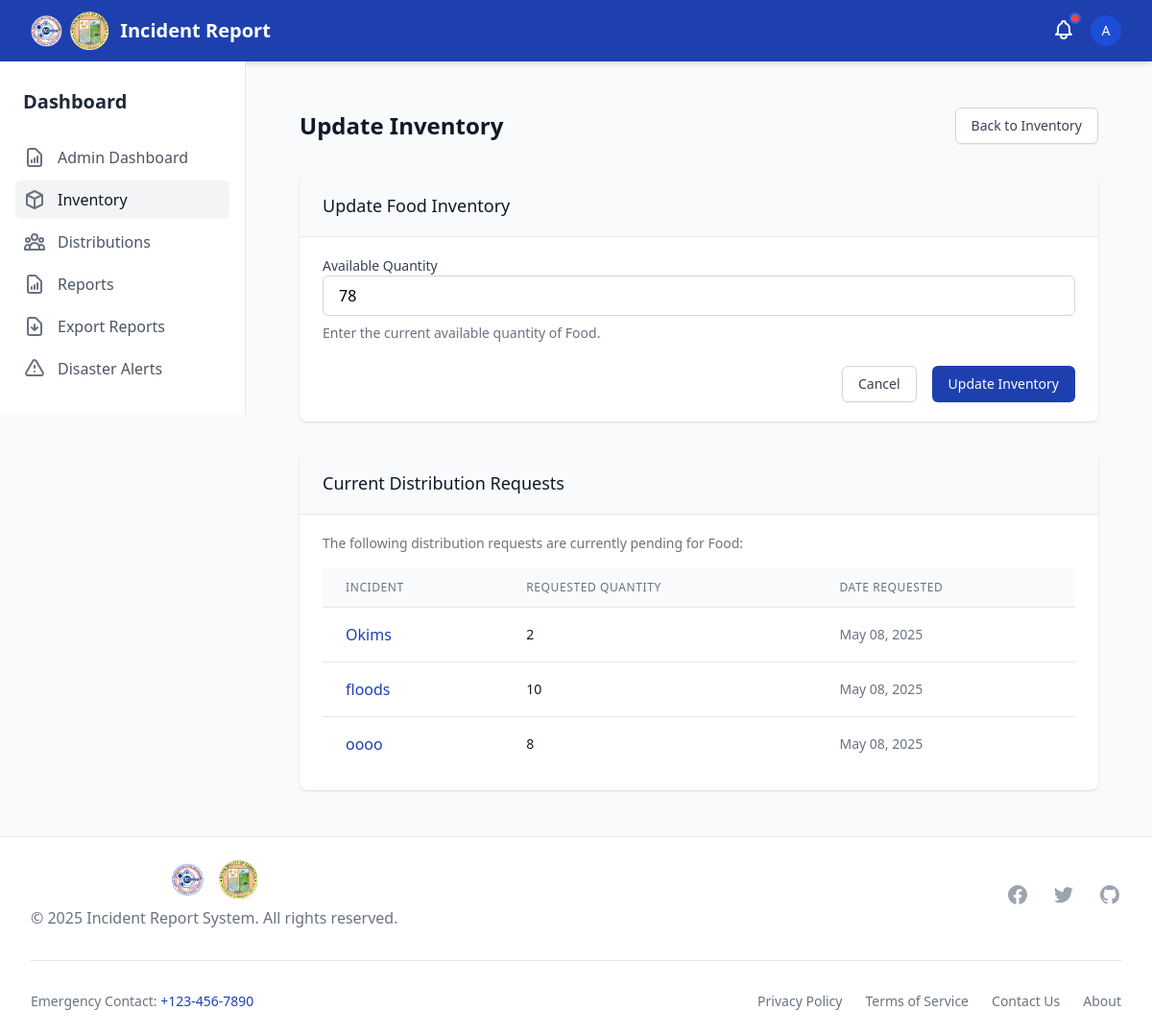
The page /inventory/update/1/ (signed in) on the database its author committed.
### disaster_aid/models.py (models this page shows, shortened)
class Inventory(models.Model):
    item = models.OneToOneField(DistributionType, on_delete=models.CASCADE)
    quantity_available = models.PositiveIntegerField(default=0)

class DistributionType(models.Model):
    name = models.CharField(max_length=100)

class IncidentDistribution(models.Model):
    incident = models.ForeignKey(IncidentReport, on_delete=models.CASCADE)
    distribution_type = models.ForeignKey(DistributionType, on_delete=models.CASCADE)
    quantity_requested = models.PositiveIntegerField()
    quantity_approved = models.PositiveIntegerField(default=0)
    is_fulfilled = models.BooleanField(default=False)

class IncidentReport(models.Model):
    STATUS_CHOICES = (
        ('pending', 'Pending'),
        ('verified', 'Verified'),
        ('denied', 'Denied'),
    )
    reporter = models.ForeignKey(User, on_delete=models.CASCADE)
    title = models.CharField(max_length=255)
    description = models.TextField()
    disaster_type = models.ForeignKey(DisasterType, on_delete=models.SET_NULL, null=True)
    other_disaster_type = models.CharField(max_length=100, blank=True, null=True)
    location = models.CharField(max_length=255, blank=True, null=True)  # Keeping for backward compatibility
    barangay = models.ForeignKey(Barangay, on_delete=models.SET_NULL, null=True, blank=True, related_name='incidents')
    incident_datetime = models.DateTimeField(null=True, blank=True, help_text="When the incident actually occurred")
    date_reported = models.DateTimeField(auto_now_add=True)
    status = models.CharField(max_length=20, choices=STATUS_CHOICES, default='pending')
    is_verified = models.BooleanField(default=False)  # Keeping for backward compatibility
    denial_reason = models.TextField(null=True, blank=True)
    needs_resources = models.BooleanField(default=False)
    photo_1 = models.ImageField(upload_to='incident_photos/', null=True, blank=True)
    photo_2 = models.ImageField(upload_to='incident_photos/', null=True, blank=True)
    photo_3 = models.ImageField(upload_to='incident_photos/', null=True, blank=True)

### disaster_aid/views.py (the view)
# urls.py: path('inventory/update/<int:inventory_id>/', update_inventory, name='update_inventory'),
@login_required
def update_inventory(request, inventory_id):
    if not request.user.is_staff:
        messages.error(request, "You are not authorized to update inventory.")
        return redirect('dashboard')
    inventory = get_object_or_404(Inventory, id=inventory_id)
    if request.method == 'POST':
        form = InventoryForm(request.POST, instance=inventory)
        if form.is_valid():
            form.save()
            messages.success(request, f"Inventory for {inventory.item.name} updated successfully.")
            return redirect('inventory_list')
        else:
            for field, errors in form.errors.items():
                for error in errors:
                    messages.error(request, f"{field}: {error}")
    else:
        form = InventoryForm(instance=inventory)
    pending_distributions = IncidentDistribution.objects.filter(
        distribution_type=inventory.item,
        is_fulfilled=False
    )
    context = {
        'form': form,
        'inventory': inventory,
        'pending_distributions': pending_distributions,
        'has_pending': pending_distributions.exists()
    }
    return render(request, 'inventory/update_inventory.html', context)

### disaster_aid/forms.py
class InventoryForm(forms.ModelForm):
    quantity_available = forms.IntegerField(
        min_value=0,
        widget=forms.NumberInput(
            attrs={
                'class': INPUT_CLASSES,
                'placeholder': 'Available Quantity',
            }
        )
    )
    class Meta:
        model = Inventory
        fields = ['quantity_available']

### templates/inventory/update_inventory.html (shortened to what this page needs)
{% extends 'base.html' %}
{% block content %}
<div class="py-6">
    <div class="max-w-7xl mx-auto px-4 sm:px-6 lg:px-8">
        <div class="flex items-center justify-between">
            <h1 class="text-2xl font-semibold text-gray-900">Update Inventory</h1>
            <div>
                <a href="{% url 'inventory_list' %}" class="inline-flex items-center px-4 py-2 border border-gray-300 shadow-sm text-sm font-medium rounded-md text-gray-700 bg-white hover:bg-gray-50 focus:outline-none focus:ring-2 focus:ring-offset-2 focus:ring-primary">
                    Back to Inventory
                </a>
            </div>
        </div>
        <div class="mt-8 bg-white shadow overflow-hidden sm:rounded-lg">
            <div class="px-4 py-5 sm:px-6 bg-gray-50">
                <h3 class="text-lg leading-6 font-medium text-gray-900">
                    Update {{ inventory.item.name }} Inventory
                </h3>
            </div>
            <div class="border-t border-gray-200 px-4 py-5 sm:px-6">
                <form method="POST" action="{% url 'update_inventory' inventory.id %}">
                    <div class="space-y-6">
                        <div>
                            <label for="{{ form.quantity_available.id_for_label }}" class="block text-sm font-medium text-gray-700">
                                Available Quantity
                            </label>
                            {{ form.quantity_available }}
                            <p class="mt-2 text-sm text-gray-500">
                                Enter the current available quantity of {{ inventory.item.name }}.
                            </p>
                        </div>
                        <div class="flex justify-end">
                            <a href="{% url 'inventory_list' %}" class="mr-4 inline-flex justify-center py-2 px-4 border border-gray-300 shadow-sm text-sm font-medium rounded-md text-gray-700 bg-white hover:bg-gray-50 focus:outline-none focus:ring-2 focus:ring-offset-2 focus:ring-primary">
                                Cancel
                            </a>
                            <button type="submit" class="inline-flex justify-center py-2 px-4 border border-transparent shadow-sm text-sm font-medium rounded-md text-white bg-primary hover:bg-blue-700 focus:outline-none focus:ring-2 focus:ring-offset-2 focus:ring-primary">
                                Update Inventory
                            </button>
                        </div>
                    </div>
                </form>
            </div>
        </div>
        <div class="mt-8 bg-white shadow overflow-hidden sm:rounded-lg">
            <div class="px-4 py-5 sm:px-6 bg-gray-50">
                <h3 class="text-lg leading-6 font-medium text-gray-900">
                    Current Distribution Requests
                </h3>
            </div>
            <div class="border-t border-gray-200">
                <div class="px-4 py-5 sm:px-6">
                    <p class="text-sm text-gray-500">
                        The following distribution requests are currently pending for {{ inventory.item.name }}:
                    </p>
                    <div class="mt-4">
                        {% if has_pending %}
                        <table class="min-w-full divide-y divide-gray-200">
                            <thead class="bg-gray-50">
                                <tr>
                                    <th scope="col" class="px-6 py-3 text-left text-xs font-medium text-gray-500 uppercase tracking-wider">
                                        Incident
                                    </th>
                                    <th scope="col" class="px-6 py-3 text-left text-xs font-medium text-gray-500 uppercase tracking-wider">
                                        Requested Quantity
                                    </th>
                                    <th scope="col" class="px-6 py-3 text-left text-xs font-medium text-gray-500 uppercase tracking-wider">
                                        Date Requested
                                    </th>
                                </tr>
                            </thead>
                            <tbody class="bg-white divide-y divide-gray-200">
                                {% for distribution in pending_distributions %}
                                <tr>
                                    <td class="px-6 py-4 whitespace-nowrap">
                                        <a href="{% url 'incident_detail' distribution.incident.id %}" class="text-primary hover:text-blue-900">
                                            {{ distribution.incident.title }}
                                        </a>
                                    </td>
                                    <td class="px-6 py-4 whitespace-nowrap">
                                        <div class="text-sm text-gray-900">
                                            {{ distribution.quantity_requested }}
                                        </div>
                                    </td>
                                    <td class="px-6 py-4 whitespace-nowrap">
                                        <div class="text-sm text-gray-500">
                                            {{ distribution.incident.date_reported|date:"M d, Y" }}
                                        </div>
                                    </td>
                                </tr>
                                {% endfor %}
                            </tbody>
                        </table>
                        {% else %}
                        <p class="text-sm text-gray-500">
                            There are no pending distribution requests for {{ inventory.item.name }}.
                        </p>
                        {% endif %}
                    </div>
                </div>
            </div>
        </div>
    </div>
</div>
{% endblock %}

### templates/components/navbar.html (shortened to what this page needs)
<nav class="bg-primary text-white shadow-md" x-data="{ mobileMenuOpen: false }">
    <div class="max-w-7xl mx-auto px-4 sm:px-6 lg:px-8">
        <div class="flex justify-between h-16">
            <div class="flex">
                <div class="flex-shrink-0 flex items-center space-x-3">
                    <div class="flex items-center space-x-2">
                        <img src="/static/logo/mdrrmc_logo.png" alt="MDRRMC Logo" class="h-10 w-auto">
                        <img src="/static/logo/lgu_logo.png" alt="LGU Logo" class="h-10 w-auto">
                    </div>
                    <a href="{% url 'home' %}" class="font-bold text-xl">Incident Report</a>
                </div>
            </div>
            <div class="flex items-center">
                {% include 'components/notifications.html' %}
                {% if user.is_authenticated %}
                <div class="ml-3 relative" x-data="{ open: false }">
                    <div>
                        <button @click="open = !open" class="flex text-sm rounded-full focus:outline-none focus:ring-2 focus:ring-offset-2 focus:ring-offset-blue-800 focus:ring-white">
                            {% if user.reporterprofile.profile_image %}
                            <img class="h-8 w-8 rounded-full object-cover" src="{{ user.reporterprofile.profile_image.url }}" alt="{{ user.username }}">
                            {% else %}
                            <div class="h-8 w-8 rounded-full bg-blue-700 flex items-center justify-center">
                                <span class="text-sm font-medium">{{ user.username|first|upper }}</span>
                            </div>
                            {% endif %}
                        </button>
                    </div>
                </div>
                {% endif %}
            </div>
        </div>
    </div>
</nav>

### rows shown on the page
Inventory: item.name "Food", quantity_available "78"
IncidentDistribution: incident "Okims", quantity_requested "2", incident.date_reported "May 08, 2025"
IncidentDistribution: incident "floods", quantity_requested "10", incident.date_reported "May 08, 2025"
IncidentDistribution: incident "oooo", quantity_requested "8", incident.date_reported "May 08, 2025"

### other values the page prints
{{ user.username|first|upper }} "A"
